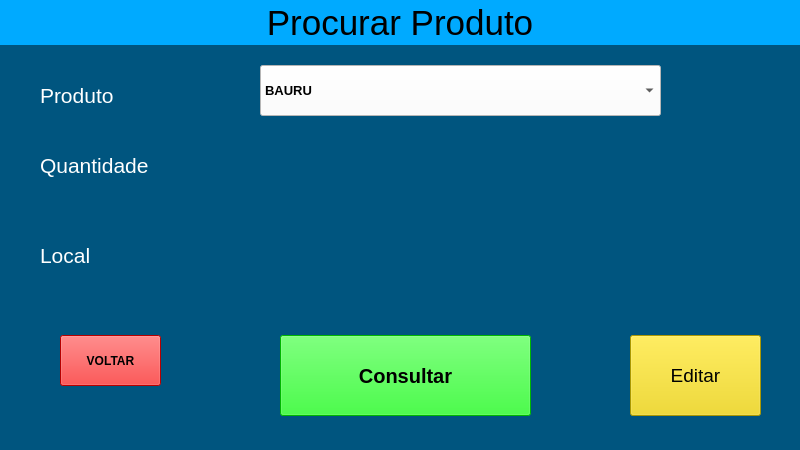
<?xml version="1.0" encoding="UTF-8"?>
<ui version="4.0">
 <class>MainWindow</class>
 <widget class="QMainWindow" name="MainWindow">
  <property name="geometry">
   <rect>
    <x>0</x>
    <y>0</y>
    <width>800</width>
    <height>450</height>
   </rect>
  </property>
  <property name="windowTitle">
   <string>MainWindow</string>
  </property>
  <property name="styleSheet">
   <string notr="true">backgroud-color: rgb(0, 0, 255);</string>
  </property>
  <widget class="QWidget" name="centralwidget">
   <layout class="QVBoxLayout" name="verticalLayout">
    <property name="spacing">
     <number>0</number>
    </property>
    <property name="leftMargin">
     <number>0</number>
    </property>
    <property name="topMargin">
     <number>0</number>
    </property>
    <property name="rightMargin">
     <number>0</number>
    </property>
    <property name="bottomMargin">
     <number>0</number>
    </property>
    <item>
     <widget class="QFrame" name="frame">
      <property name="maximumSize">
       <size>
        <width>16777215</width>
        <height>45</height>
       </size>
      </property>
      <property name="styleSheet">
       <string notr="true">background-color: rgb(0, 170, 255);</string>
      </property>
      <property name="frameShape">
       <enum>QFrame::NoFrame</enum>
      </property>
      <property name="frameShadow">
       <enum>QFrame::Raised</enum>
      </property>
      <layout class="QVBoxLayout" name="verticalLayout_2">
       <item>
        <widget class="QLabel" name="label">
         <property name="maximumSize">
          <size>
           <width>16777215</width>
           <height>16777215</height>
          </size>
         </property>
         <property name="font">
          <font>
           <pointsize>26</pointsize>
          </font>
         </property>
         <property name="layoutDirection">
          <enum>Qt::LeftToRight</enum>
         </property>
         <property name="frameShape">
          <enum>QFrame::NoFrame</enum>
         </property>
         <property name="text">
          <string>Procurar Produto</string>
         </property>
         <property name="alignment">
          <set>Qt::AlignCenter</set>
         </property>
        </widget>
       </item>
      </layout>
     </widget>
    </item>
    <item>
     <widget class="QFrame" name="frame_2">
      <property name="sizePolicy">
       <sizepolicy hsizetype="MinimumExpanding" vsizetype="MinimumExpanding">
        <horstretch>0</horstretch>
        <verstretch>0</verstretch>
       </sizepolicy>
      </property>
      <property name="styleSheet">
       <string notr="true">background-color: rgb(0, 85, 127);</string>
      </property>
      <property name="frameShape">
       <enum>QFrame::NoFrame</enum>
      </property>
      <property name="frameShadow">
       <enum>QFrame::Raised</enum>
      </property>
      <widget class="QLabel" name="label_5">
       <property name="geometry">
        <rect>
         <x>40</x>
         <y>90</y>
         <width>151</width>
         <height>61</height>
        </rect>
       </property>
       <property name="font">
        <font>
         <pointsize>16</pointsize>
        </font>
       </property>
       <property name="styleSheet">
        <string notr="true">color: rgb(255, 255, 255);</string>
       </property>
       <property name="text">
        <string>Quantidade</string>
       </property>
      </widget>
      <widget class="QPushButton" name="pushButton">
       <property name="geometry">
        <rect>
         <x>280</x>
         <y>290</y>
         <width>251</width>
         <height>81</height>
        </rect>
       </property>
       <property name="sizePolicy">
        <sizepolicy hsizetype="Preferred" vsizetype="Preferred">
         <horstretch>0</horstretch>
         <verstretch>0</verstretch>
        </sizepolicy>
       </property>
       <property name="font">
        <font>
         <pointsize>15</pointsize>
         <weight>75</weight>
         <bold>true</bold>
         <strikeout>false</strikeout>
        </font>
       </property>
       <property name="cursor">
        <cursorShape>PointingHandCursor</cursorShape>
       </property>
       <property name="styleSheet">
        <string notr="true">background-color: rgb(0, 255, 0);</string>
       </property>
       <property name="text">
        <string>Consultar</string>
       </property>
      </widget>
      <widget class="QPushButton" name="pushButton_2">
       <property name="geometry">
        <rect>
         <x>60</x>
         <y>290</y>
         <width>101</width>
         <height>51</height>
        </rect>
       </property>
       <property name="sizePolicy">
        <sizepolicy hsizetype="Preferred" vsizetype="Preferred">
         <horstretch>0</horstretch>
         <verstretch>0</verstretch>
        </sizepolicy>
       </property>
       <property name="font">
        <font>
         <weight>75</weight>
         <bold>true</bold>
        </font>
       </property>
       <property name="cursor">
        <cursorShape>ClosedHandCursor</cursorShape>
       </property>
       <property name="styleSheet">
        <string notr="true">background-color: rgb(255, 0, 0);</string>
       </property>
       <property name="text">
        <string>VOLTAR</string>
       </property>
      </widget>
      <widget class="QLabel" name="label_7">
       <property name="geometry">
        <rect>
         <x>40</x>
         <y>20</y>
         <width>151</width>
         <height>61</height>
        </rect>
       </property>
       <property name="font">
        <font>
         <pointsize>16</pointsize>
        </font>
       </property>
       <property name="styleSheet">
        <string notr="true">color: rgb(255, 255, 255);</string>
       </property>
       <property name="text">
        <string>Produto</string>
       </property>
      </widget>
      <widget class="QLabel" name="label_2">
       <property name="geometry">
        <rect>
         <x>290</x>
         <y>100</y>
         <width>361</width>
         <height>41</height>
        </rect>
       </property>
       <property name="styleSheet">
        <string notr="true">font: 75 14pt &quot;MS Shell Dlg 2&quot;;</string>
       </property>
       <property name="text">
        <string/>
       </property>
      </widget>
      <widget class="QLabel" name="label_6">
       <property name="geometry">
        <rect>
         <x>40</x>
         <y>180</y>
         <width>151</width>
         <height>61</height>
        </rect>
       </property>
       <property name="font">
        <font>
         <pointsize>16</pointsize>
        </font>
       </property>
       <property name="styleSheet">
        <string notr="true">color: rgb(255, 255, 255);</string>
       </property>
       <property name="text">
        <string>Local</string>
       </property>
      </widget>
      <widget class="QComboBox" name="comboBox">
       <property name="geometry">
        <rect>
         <x>260</x>
         <y>20</y>
         <width>401</width>
         <height>51</height>
        </rect>
       </property>
       <property name="font">
        <font>
         <family>Segoe UI Symbol</family>
         <pointsize>10</pointsize>
         <weight>75</weight>
         <bold>true</bold>
        </font>
       </property>
       <property name="styleSheet">
        <string notr="true">background-color: rgb(255, 255, 255);
selection-color: rgb(255, 0, 0);</string>
       </property>
       <item>
        <property name="text">
         <string>BAURU</string>
        </property>
       </item>
       <item>
        <property name="text">
         <string>DOB. PORTUGUESA</string>
        </property>
       </item>
       <item>
        <property name="text">
         <string>DOB. CAL. CHD</string>
        </property>
       </item>
       <item>
        <property name="text">
         <string>DOB. FRANGO</string>
        </property>
       </item>
       <item>
        <property name="text">
         <string>DOB. CARNE CHD</string>
        </property>
       </item>
       <item>
        <property name="text">
         <string>DOGUINHO</string>
        </property>
       </item>
       <item>
        <property name="text">
         <string>EMP. CAMARAO</string>
        </property>
       </item>
       <item>
        <property name="text">
         <string>EMP. FRANGO</string>
        </property>
       </item>
       <item>
        <property name="text">
         <string>EMP. PALMITO</string>
        </property>
       </item>
       <item>
        <property name="text">
         <string>ESF. CARNE</string>
        </property>
       </item>
       <item>
        <property name="text">
         <string>ESF. FRANGO</string>
        </property>
       </item>
       <item>
        <property name="text">
         <string>MCZ EV FRANGO</string>
        </property>
       </item>
       <item>
        <property name="text">
         <string>MCZ EV BOLONHESA</string>
        </property>
       </item>
       <item>
        <property name="text">
         <string>MCZ EV CALABRESA</string>
        </property>
       </item>
       <item>
        <property name="text">
         <string>MCZ EV CALABRESA. CHD</string>
        </property>
       </item>
       <item>
        <property name="text">
         <string>MCZ EV PRESUNTO</string>
        </property>
       </item>
       <item>
        <property name="text">
         <string>MCZ EV Q .Q</string>
        </property>
       </item>
       <item>
        <property name="text">
         <string>HOT DOG</string>
        </property>
       </item>
       <item>
        <property name="text">
         <string>MCZ CALABRESA</string>
        </property>
       </item>
       <item>
        <property name="text">
         <string>MCZ FRANGO</string>
        </property>
       </item>
       <item>
        <property name="text">
         <string>MCZ BOLONHESA</string>
        </property>
       </item>
       <item>
        <property name="text">
         <string>MCZ CALAB. CHD</string>
        </property>
       </item>
       <item>
        <property name="text">
         <string>MCZ CAMARAO</string>
        </property>
       </item>
       <item>
        <property name="text">
         <string>MCZ CMUSSARELA</string>
        </property>
       </item>
       <item>
        <property name="text">
         <string>MCZ PALMITO</string>
        </property>
       </item>
       <item>
        <property name="text">
         <string>MCZ PRESUNTO</string>
        </property>
       </item>
       <item>
        <property name="text">
         <string>MCZ Q.Q</string>
        </property>
       </item>
       <item>
        <property name="text">
         <string>MPZ CALABRESA</string>
        </property>
       </item>
       <item>
        <property name="text">
         <string>MPZ FRANGO</string>
        </property>
       </item>
       <item>
        <property name="text">
         <string>MPZ MUSSARELA</string>
        </property>
       </item>
       <item>
        <property name="text">
         <string>MPZ PORTUGUESA</string>
        </property>
       </item>
       <item>
        <property name="text">
         <string>MPZ Q.Q</string>
        </property>
       </item>
       <item>
        <property name="text">
         <string>INTEGRAL FRANGO</string>
        </property>
       </item>
       <item>
        <property name="text">
         <string>INTEGRAL PALMITO</string>
        </property>
       </item>
       <item>
        <property name="text">
         <string>INTEGRAL VEGETARIANO</string>
        </property>
       </item>
       <item>
        <property name="text">
         <string>QUIBE RECHEADO</string>
        </property>
       </item>
       <item>
        <property name="text">
         <string>SAL. MASSA CONG.</string>
        </property>
       </item>
       <item>
        <property name="text">
         <string>SAL. REQUEIJÃO</string>
        </property>
       </item>
       <item>
        <property name="text">
         <string>SALTENHA CALABRESA</string>
        </property>
       </item>
       <item>
        <property name="text">
         <string>SALTENHA FRANGO</string>
        </property>
       </item>
       <item>
        <property name="text">
         <string>ESF. CARNE QUEIJO</string>
        </property>
       </item>
       <item>
        <property name="text">
         <string>ESF. CARNE CHD</string>
        </property>
       </item>
      </widget>
      <widget class="QLabel" name="label_3">
       <property name="geometry">
        <rect>
         <x>270</x>
         <y>180</y>
         <width>361</width>
         <height>41</height>
        </rect>
       </property>
       <property name="styleSheet">
        <string notr="true">font: 75 14pt &quot;MS Shell Dlg 2&quot;;</string>
       </property>
       <property name="text">
        <string/>
       </property>
      </widget>
      <widget class="QPushButton" name="pushButton_3">
       <property name="geometry">
        <rect>
         <x>630</x>
         <y>290</y>
         <width>131</width>
         <height>81</height>
        </rect>
       </property>
       <property name="sizePolicy">
        <sizepolicy hsizetype="Preferred" vsizetype="Preferred">
         <horstretch>0</horstretch>
         <verstretch>0</verstretch>
        </sizepolicy>
       </property>
       <property name="font">
        <font>
         <family>MS Shell Dlg 2</family>
         <pointsize>14</pointsize>
         <weight>9</weight>
         <italic>false</italic>
         <bold>false</bold>
        </font>
       </property>
       <property name="cursor">
        <cursorShape>ClosedHandCursor</cursorShape>
       </property>
       <property name="styleSheet">
        <string notr="true">background-color: rgb(240, 213, 1);
font: 75 14pt &quot;MS Shell Dlg 2&quot;;</string>
       </property>
       <property name="text">
        <string>Editar</string>
       </property>
      </widget>
     </widget>
    </item>
   </layout>
  </widget>
 </widget>
 <resources/>
 <connections/>
</ui>
